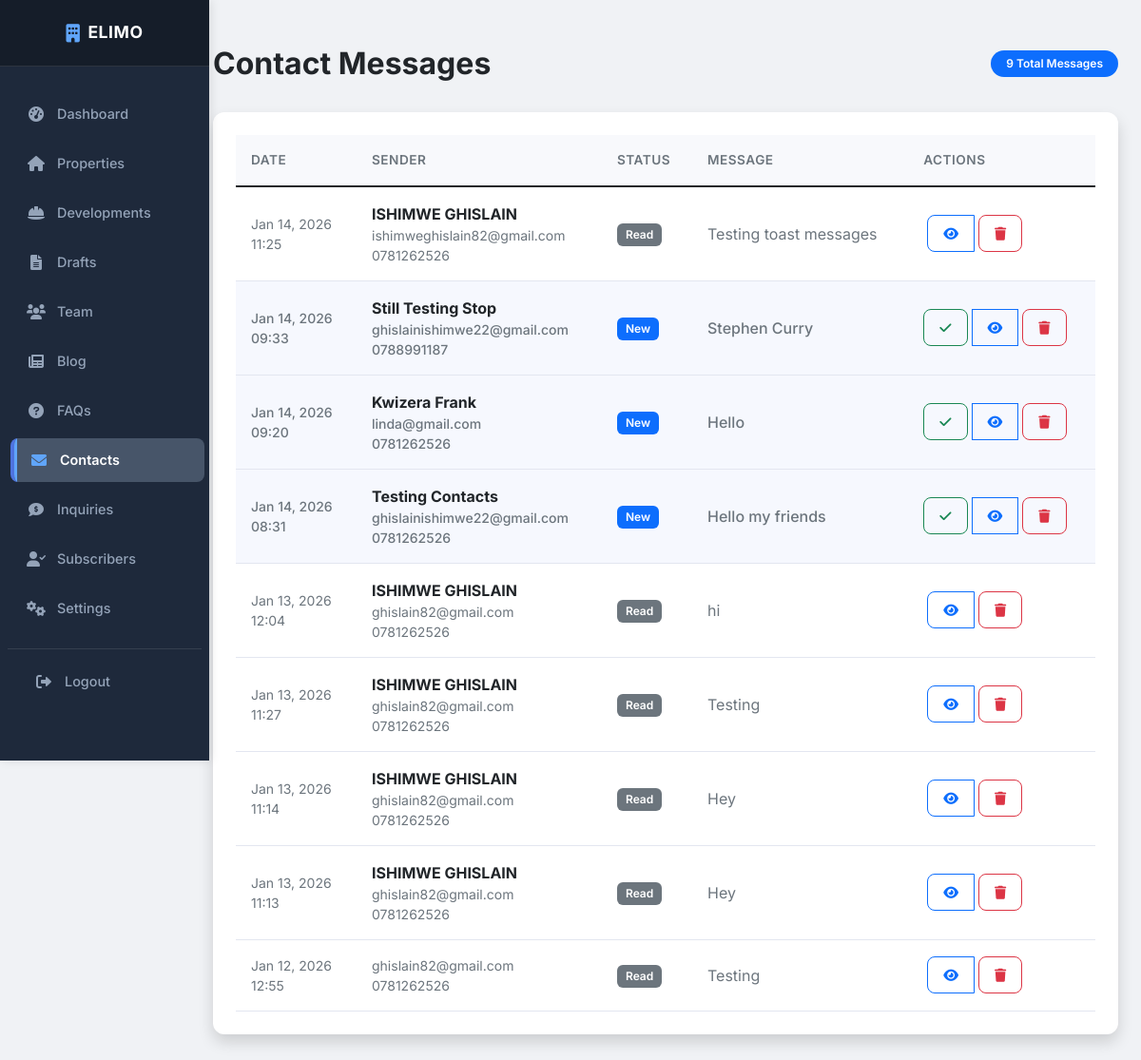
Page /admin/contacts.php (signed in) on the committed database.
### tables this page shows
CREATE TABLE `contact_messages` (
  `id` int(11) NOT NULL,
  `first_name` varchar(50) NOT NULL,
  `last_name` varchar(50) NOT NULL,
  `email` varchar(100) NOT NULL,
  `phone` varchar(20) DEFAULT NULL,
  `message` text NOT NULL,
  `status` enum('new','read','replied') DEFAULT 'new',
  `created_at` timestamp NOT NULL DEFAULT current_timestamp()
);

### includes/database.php (called while the page is built, shortened)
<?php
try {
    $pdo = new PDO(
        "mysql:host=" . DB_HOST . ";dbname=" . DB_NAME . ";charset=utf8mb4",
        DB_USER,
        DB_PASS,
        [
            PDO::ATTR_ERRMODE => PDO::ERRMODE_EXCEPTION,
            PDO::ATTR_DEFAULT_FETCH_MODE => PDO::FETCH_ASSOC,
            PDO::ATTR_EMULATE_PREPARES => false,
        ]
    );
} catch (PDOException $e) {
    die("Database connection failed: " . $e->getMessage());
}
function execute_query($sql, $params = []) {
    global $pdo;
    try {
        $stmt = $pdo->prepare($sql);
        $stmt->execute($params);
        return $stmt;
    } catch (PDOException $e) {
        error_log("Database error: " . $e->getMessage());
        return false;
    }
}
function get_records($table, $conditions = [], $order = '', $limit = '') {
    $sql = "SELECT * FROM $table";
    $params = [];
    if (is_string($conditions) && !empty($conditions)) {
        $sql .= " " . $conditions;
    }
    $stmt = execute_query($sql, $params);
    return $stmt ? $stmt->fetchAll() : [];
}
?>

### includes/functions.php (called while the page is built, shortened)
<?php
function format_date($date, $format = 'M d, Y') {
    return date($format, strtotime($date));
}
?>

### admin/contacts.php (the view, shortened to what this page needs)
<?php
$contacts = get_records('contact_messages', 'ORDER BY created_at DESC');
?>
<!DOCTYPE html>
<html lang="en">
<head>
    <?php include 'includes/header.php'; ?>
</head>
<body>
    <div class="container-fluid">
        <div class="row">
            <?php include 'includes/sidebar.php'; ?>
            <main class="col-md-9 ms-sm-auto col-lg-10 px-md-4 main-content">
                <div class="d-flex justify-content-between flex-wrap flex-md-nowrap align-items-center pt-3 pb-2 mb-4">
                    <div class="d-flex align-items-center">
                        <h1 class="h2 fw-bold text-dark mb-0">Contact Messages</h1>
                    </div>
                    <div class="badge bg-primary rounded-pill px-3 py-2">
                        <?php echo count($contacts); ?> Total Messages
                    </div>
                </div>
                <div class="card shadow mb-4 fade-in">
                    <div class="card-body">
                        <div class="table-responsive">
                            <table class="table table-hover align-middle">
                                <thead>
                                    <tr>
                                        <th>Date</th>
                                        <th>Sender</th>
                                        <th>Status</th>
                                        <th>Message</th>
                                        <th>Actions</th>
                                    </tr>
                                </thead>
                                <tbody>
                                    <?php if (!empty($contacts)): ?>
                                        <?php foreach ($contacts as $contact): ?>
                                            <tr class="<?php echo $contact['status'] === 'new' ? 'unread' : ''; ?>">
                                                <td>
                                                    <div class="small text-muted"><?php echo format_date($contact['created_at'], 'M d, Y'); ?></div>
                                                    <div class="small text-muted"><?php echo format_date($contact['created_at'], 'H:i'); ?></div>
                                                </td>
                                                <td>
                                                    <div class="fw-bold text-dark"><?php echo htmlspecialchars($contact['first_name'] . ' ' . $contact['last_name']); ?></div>
                                                    <div class="small text-muted"><?php echo htmlspecialchars($contact['email']); ?></div>
                                                    <?php if (!empty($contact['phone'])): ?>
                                                        <div class="small text-muted"><?php echo htmlspecialchars($contact['phone']); ?></div>
                                                    <?php endif; ?>
                                                </td>
                                                <td>
                                                    <?php if ($contact['status'] === 'read' || $contact['status'] === 'replied'): ?>
                                                        <span class="badge bg-secondary">Read</span>
                                                    <?php else: ?>
                                                        <span class="badge bg-primary">New</span>
                                                    <?php endif; ?>
                                                </td>
                                                <td>
                                                    <div class="message-preview text-muted" title="<?php echo htmlspecialchars($contact['message']); ?>">
                                                        <?php echo htmlspecialchars($contact['message']); ?>
                                                    </div>
                                                </td>
                                                <td>
                                                    <div class="btn-group">
                                                        <?php if ($contact['status'] === 'new'): ?>
                                                            <form method="POST" style="display: inline;">
                                                                <button type="submit" class="btn btn-sm btn-outline-success" title="Mark as read">
                                                                    <i class="fas fa-check"></i>
                                                                </button>
                                                            </form>
                                                        <?php endif; ?>
                                                        <button class="btn btn-sm btn-outline-primary ms-1" onclick="viewMessage(<?php echo $contact['id']; ?>)" title="View full message">
                                                            <i class="fas fa-eye"></i>
                                                        </button>
                                                        <form method="POST" style="display: inline;" onsubmit="return confirm('Are you sure you want to delete this message?');">
                                                            <button type="submit" class="btn btn-sm btn-outline-danger ms-1" title="Delete">
                                                                <i class="fas fa-trash"></i>
                                                            </button>
                                                        </form>
                                                    </div>
                                                </td>
                                            </tr>
                                        <?php endforeach; ?>
                                    <?php endif; ?>
                                </tbody>
                            </table>
                        </div>
                    </div>
                </div>
            </main>
        </div>
    </div>
    <?php include 'includes/footer.php'; ?>

### admin/css/admin-style.css (style rules this page uses)
:root { --primary-color: #4e73df; --primary-dark: #224abe; --secondary-color: #858796; --success-color: #1cc88a; --info-color: #36b9cc; --warning-color: #f6c23e; --danger-color: #e74a3b; --light-color: #f8f9fc; --dark-color: #1a1c23; --sidebar-bg: #1a1c23; --sidebar-hover: #2c303b; --card-bg: #ffffff; --text-primary: #2e384d; --text-secondary: #6c757d; --border-color: #e3e6f0; --shadow-sm: 0 0.125rem 0.25rem 0 rgba(58, 59, 69, 0.2); --shadow-md: 0 0.15rem 1.75rem 0 rgba(58, 59, 69, 0.15); --transition-speed: 0.3s; }
body { font-family: 'Inter', -apple-system, BlinkMacSystemFont, "Segoe UI", Roboto, "Helvetica Neue", Arial, sans-serif; background-color: #f0f2f5; color: var(--text-primary); overflow-x: hidden; }
.main-content { background-color: #f0f2f5; min-height: 100vh; padding: 2rem; }
.card { background: var(--card-bg); border: none; border-radius: 12px; box-shadow: var(--shadow-sm); transition: transform 0.2s ease, box-shadow 0.2s ease; margin-bottom: 1.5rem; overflow: hidden; }
.card-body { padding: 1.5rem; }
.table { margin-bottom: 0; }
.table th { border-top: none; background-color: #f8f9fc; color: var(--text-secondary); font-weight: 600; font-size: 0.85rem; text-transform: uppercase; letter-spacing: 0.5px; padding: 1rem; }
.table td { vertical-align: middle; padding: 1rem; border-bottom: 1px solid #e3e6f0; }
.badge { padding: 0.5em 0.75em; font-weight: 600; border-radius: 6px; }
.btn { padding: 0.5rem 1rem; font-weight: 500; border-radius: 8px; transition: all 0.2s; }
.fade-in { animation: fadeIn 0.4s ease-out forwards; }

### admin/contacts.php (style rules this page uses)
.unread { background-color: rgba(78, 115, 223, 0.05); font-weight: 500; }
.message-preview { max-width: 300px; white-space: nowrap; overflow: hidden; text-overflow: ellipsis; }

### admin/includes/sidebar.php (style rules this page uses)
:root { --sidebar-bg: #1e293b; --sidebar-hover: #334155; --sidebar-active: #475569; --nav-text: #94a3b8; --nav-text-active: #ffffff; }
.main-content { margin-left: 220px; }

### rows in the picture
contact_messages: created_at "Jan 14, 2026", created_at "11:25", first_name+last_name "ISHIMWE GHISLAIN", email "ishimweghislain82@gmail.com", phone "0781262526", status "Read", message "Testing toast messages"
contact_messages: created_at "Jan 14, 2026", created_at "09:33", first_name+last_name "Still Testing Stop", email "ghislainishimwe22@gmail.com", phone "0788991187", status "New", message "Stephen Curry"
contact_messages: created_at "Jan 14, 2026", created_at "09:20", first_name+last_name "Kwizera Frank", email "linda@gmail.com", phone "0781262526", status "New", message "Hello"
contact_messages: created_at "Jan 14, 2026", created_at "08:31", first_name+last_name "Testing Contacts", email "ghislainishimwe22@gmail.com", phone "0781262526", status "New", message "Hello my friends"
contact_messages: created_at "Jan 13, 2026", created_at "12:04", first_name+last_name "ISHIMWE GHISLAIN", email "ghislain82@gmail.com", phone "0781262526", status "Read", message "hi"
contact_messages: created_at "Jan 13, 2026", created_at "11:27", first_name+last_name "ISHIMWE GHISLAIN", email "ghislain82@gmail.com", phone "0781262526", status "Read", message "Testing"
contact_messages: created_at "Jan 13, 2026", created_at "11:14", first_name+last_name "ISHIMWE GHISLAIN", email "ghislain82@gmail.com", phone "0781262526", status "Read", message "Hey"
contact_messages: created_at "Jan 13, 2026", created_at "11:13", first_name+last_name "ISHIMWE GHISLAIN", email "ghislain82@gmail.com", phone "0781262526", status "Read", message "Hey"
contact_messages: created_at "Jan 12, 2026", created_at "12:55", email "ghislain82@gmail.com", phone "0781262526", status "Read", message "Testing"

### other values in the picture
count($contacts) "9"
